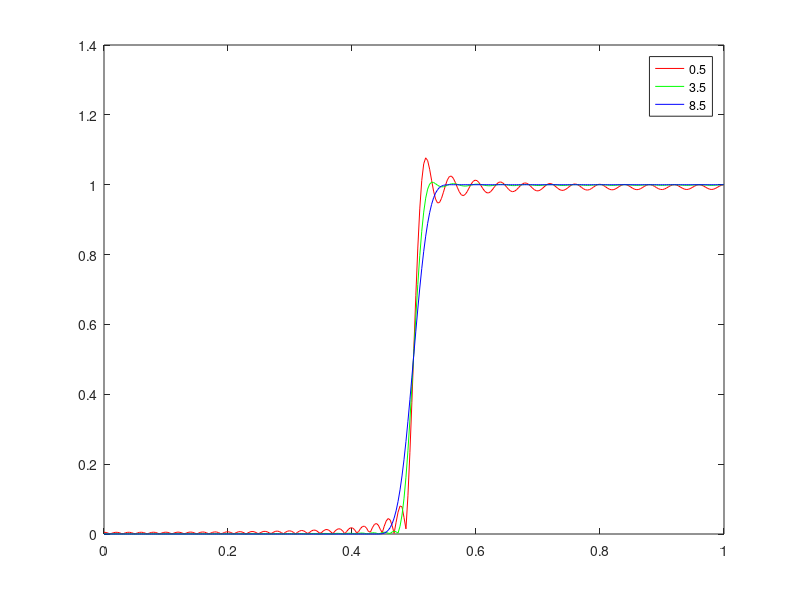
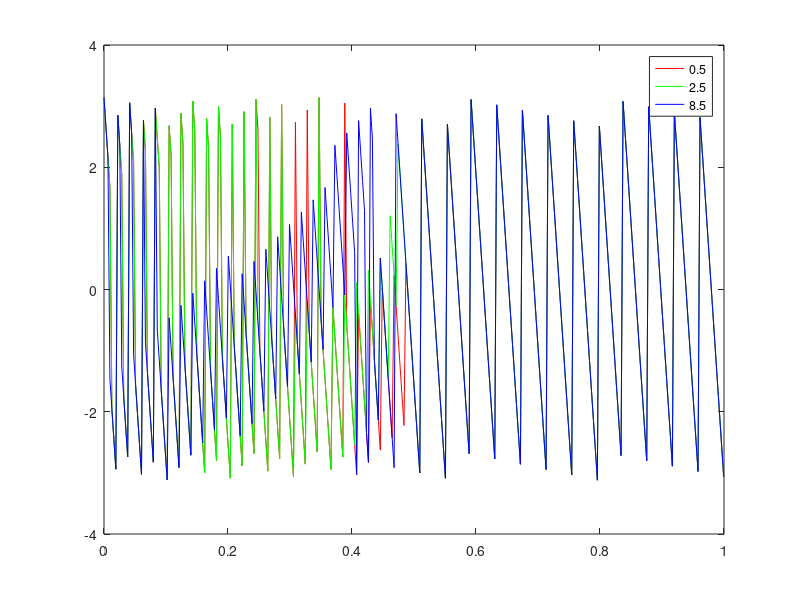

Source code (MATLAB) for these figures, in order:
%High pass FIR filter design and frequency response using kaiser window
clc
clear all
close all
wc=0.5*pi;
N=99;
a=fir1(N-1,wc/pi,'high',kaiser(N,0.5));
a1=fir1(N-1,wc/pi,'high',kaiser(N,3.5));
a2=fir1(N-1,wc/pi,'high',kaiser(N,8.5));
w=0:0.01:pi;
h=freqz(a,1,w);
h1=freqz(a1,1,w);
h2=freqz(a2,1,w);
plot(w/pi,abs(h),'r')
hold on
plot(w/pi,abs(h1),'g')
hold on
plot(w/pi,abs(h2),'b')
legend('0.5','3.5','8.5')
figure
plot(w/pi,angle(h),'r')
hold on 
plot(w/pi,angle(h1),'g')
hold on
plot(w/pi,angle(h2),'b')
legend('0.5','2.5','8.5')